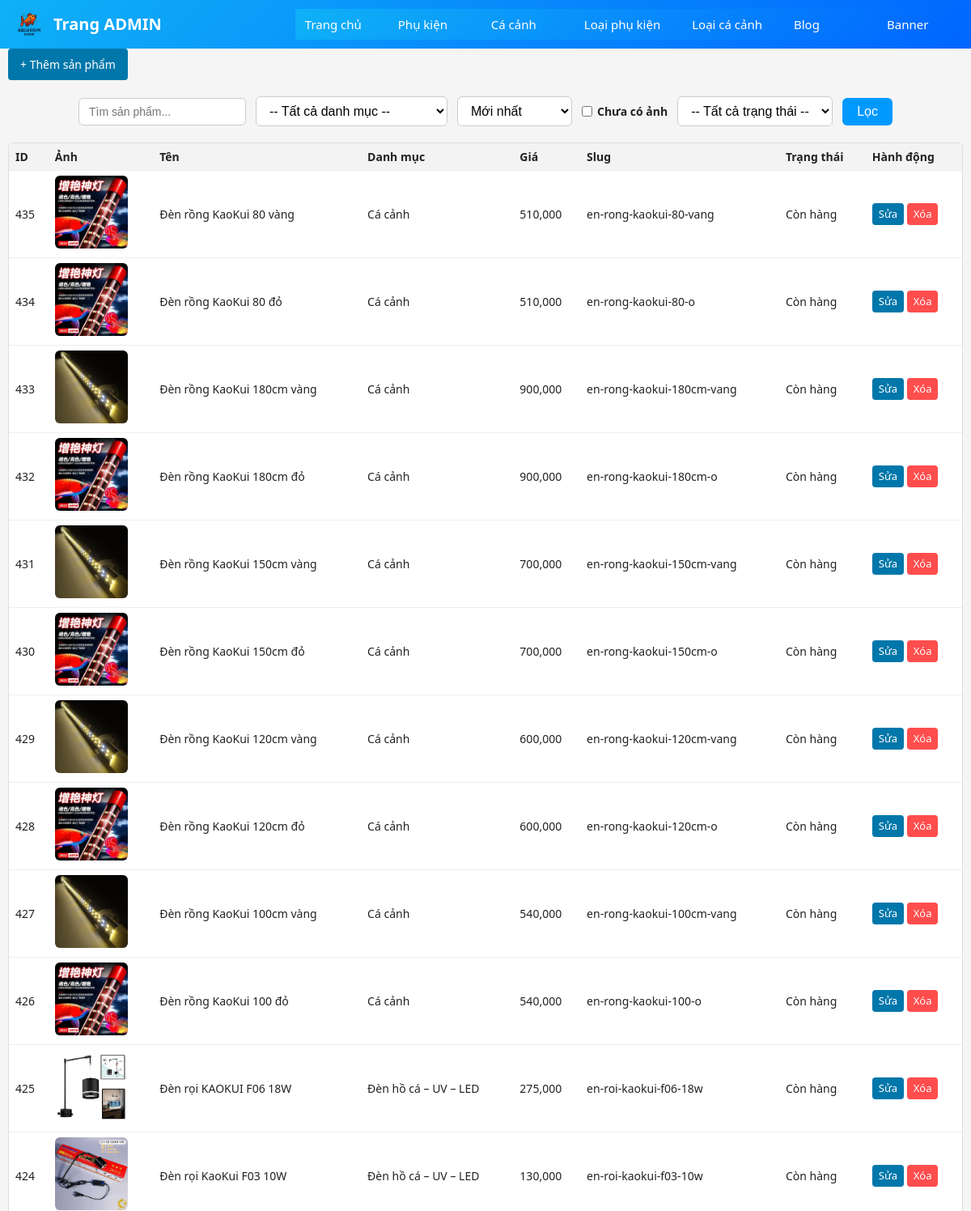
The page /admin/products.php?page=2 (signed in, upper part) on the database as committed earlier.
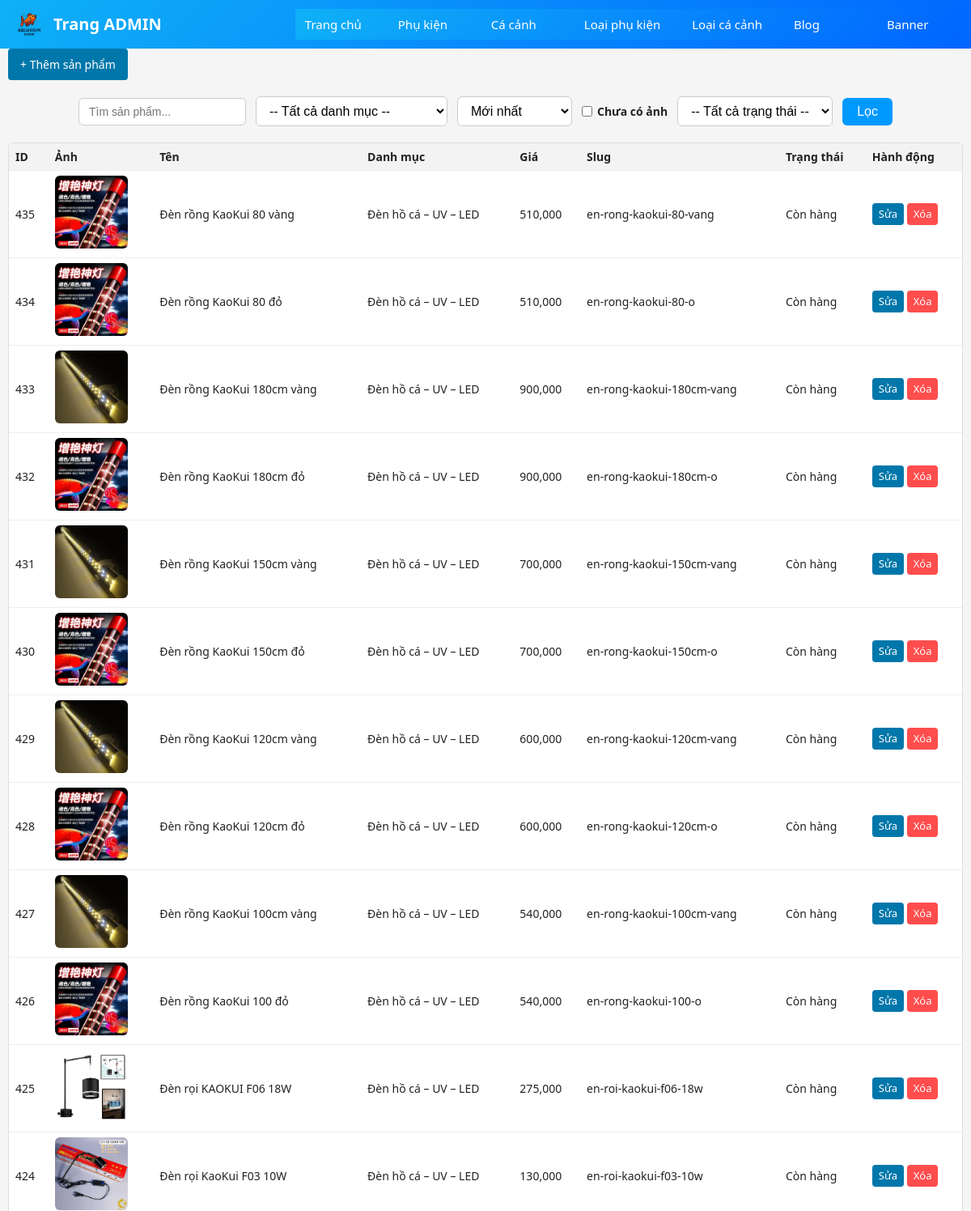
The same page on the database as committed later.
### tables this page shows
CREATE TABLE IF NOT EXISTS `products` (
  `id` int NOT NULL AUTO_INCREMENT,
  `category_id` int NOT NULL,
  `name` varchar(255) NOT NULL,
  `slug` varchar(191) NOT NULL,
  `price` int DEFAULT '0',
  `thumbnail` varchar(255) DEFAULT NULL,
  `description` text,
  `created_at` timestamp NULL DEFAULT CURRENT_TIMESTAMP,
  `status` tinyint(1) NOT NULL DEFAULT '1',
  PRIMARY KEY (`id`),
  UNIQUE KEY `slug` (`slug`),
  KEY `category_id` (`category_id`)
);

CREATE TABLE IF NOT EXISTS `categories` (
  `id` int NOT NULL AUTO_INCREMENT,
  `name` varchar(255) NOT NULL,
  `slug` varchar(191) NOT NULL,
  PRIMARY KEY (`id`),
  UNIQUE KEY `slug` (`slug`)
);

### admin/products.php (the view, shortened to what this page needs)
<?php
include __DIR__ . '/../includes/db.php';
$searchKeyword      = isset($_GET['keyword']) ? trim($_GET['keyword']) : '';
$sortOption         = isset($_GET['sort']) ? $_GET['sort'] : 'newest';
$filterNoImage      = isset($_GET['no_image']) ? (int)$_GET['no_image'] : 0;
$filterStatus       = isset($_GET['status']) ? (int)$_GET['status'] : -1;
$currentFilters     = $_GET;
$returnQuery = http_build_query($currentFilters);
$limit = 20;
$page = isset($_GET['page']) ? (int) $_GET['page'] : 1;
$offset = ($page - 1) * $limit;
$orderBy = "p.created_at DESC";
$sql = "SELECT p.*, c.name AS category_name
        FROM products p
        LEFT JOIN categories c ON p.category_id = c.id
        WHERE 1";
$sql .= " ORDER BY $orderBy LIMIT $limit OFFSET $offset";
$res = mysqli_query($conn, $sql);
?>
<?php include __DIR__ . '/admin-header.php'; ?>
<link rel="stylesheet" href="./assets/products.css">
<div class="container">
    <div style="margin-bottom: 10px;">
        <a class="btn" href="./product-form.php<?= $returnQuery ? ('?return=' . urlencode($returnQuery)) : '' ?>">+ Thêm sản phẩm</a>
    </div>
<div class="filter-box">
  <form method="get" id="filterForm">
    <div class="filter-row">
      <div class="filter-item">
        <input
          type="text"
          name="keyword"
          placeholder="Tìm sản phẩm..."
          value="<?= htmlspecialchars($searchKeyword) ?>"
        >
      </div>
      <div class="filter-item">
        <select name="category_id" onchange="filterForm.submit()">
          <option value="0">-- Tất cả danh mục --</option>
        </select>
      </div>
      <div class="filter-item">
        <select name="sort" onchange="filterForm.submit()">
          <option value="newest"      <?= $sortOption=='newest'?'selected':'' ?>>Mới nhất</option>
        </select>
      </div>
      <div class="filter-item" style="display:flex; align-items:center; gap:6px;">
        <input type="checkbox" id="no_image" name="no_image" value="1" <?= $filterNoImage ? 'checked' : '' ?> onchange="filterForm.submit()">
        <label for="no_image" style="margin:0;">Chưa có ảnh</label>
      </div>
      <div class="filter-item">
        <select name="status" onchange="filterForm.submit()">
          <option value="-1" <?= $filterStatus===-1 ? 'selected' : '' ?>>-- Tất cả trạng thái --</option>
        </select>
      </div>
      <button class="btn-filter" type="submit">Lọc</button>
    </div>
  </form>
</div>
    <div class="table-wrapper">
        <table class="table">
            <tr>
                <th>ID</th>
                <th>Ảnh</th>
                <th>Tên</th>
                <th>Danh mục</th>
                <th>Giá</th>
                <th>Slug</th>
                <th>Trạng thái</th>
                <th>Hành động</th>
            </tr>
            <?php while ($row = mysqli_fetch_assoc($res)): ?>
                <tr>
                    <td><?= $row['id'] ?></td>
                    <td>
                        <?php
                            $thumbnail = $row['thumbnail'];
                            if ($thumbnail) {
                        ?>
                            <img src="<?= ".".htmlspecialchars($thumbnail) ?>"
                                 alt="<?= ".".htmlspecialchars($row['name']) ?>"
                                 style="width: 90px; border-radius:6px;">
                        <?php } else { echo "N/A"; } ?>
                    </td>
                    <td><?= htmlspecialchars($row['name']) ?></td>
                    <td><?= htmlspecialchars($row['category_name'] ?? 'N/A') ?></td>
                    <td><?= number_format($row['price']) ?></td>
                    <td><?= htmlspecialchars($row['slug']) ?></td>
                    <td><?= ((int)$row['status'] === 1) ? 'Còn hàng' : 'Hết hàng' ?></td>
                    <td>
                        <a class="btn small" href="./product-form.php?id=<?= $row['id'] ?><?= $returnQuery ? ('&return=' . urlencode($returnQuery)) : '' ?>">Sửa</a>
                        <a class="btn small danger"
                           href="./products.php?delete=<?= $row['id'] ?>"
                           onclick="return confirm('Xóa sản phẩm này?');">Xóa</a>
                    </td>
                </tr>
            <?php endwhile; ?>
        </table>
    </div>
</div>

### admin/admin-header.php (shortened to what this page needs)
<?php
$logoFilePath = __DIR__ . '/../images/logo/logo.png';
$logoUrl = '../images/logo/logo.png';
if (file_exists($logoFilePath)) {
  $logoUrl .= '?v=' . filemtime($logoFilePath);
} else {
  $logoUrl = '../images/icons/icon-zalo.png';
}
?>
<!DOCTYPE html>
<html lang="vi">
<head>
  <link rel="stylesheet" href="../assets/css/style.css">
  <link rel="stylesheet" href="../assets/css/header.css">
</head>
<body>
  <header class="site-header">
    <div class="container header-inner">
      <div class="logo">
        <img src="<?= $logoUrl ?>" alt="Cửa hàng cá cảnh">
        <a href="./">Trang ADMIN</a>
      </div>
      <nav class="main-nav">
        <a href="./">Trang chủ</a>
        <a href="./products.php">Phụ kiện</a>
        <a href="./fishs.php">Cá cảnh</a>
        <a href="./categories.php">Loại phụ kiện</a>
        <a href="./fish-categories.php">Loại cá cảnh</a>
        <a href="./blog-list.php">Blog</a>
        <a href="./banner-settings.php">Banner</a>
      </nav>
    </div>
  </header>

### assets/css/style.css (style rules this page uses)
* { box-sizing: border-box; margin: 0; padding: 0; }
body { font-family: system-ui, -apple-system, BlinkMacSystemFont, "Segoe UI", sans-serif; background: #f5f5f5; color: #222; line-height: 1.5; margin: 0px; max-width: 100%; max-width: 100vw; }
a { color: inherit; text-decoration: none; }
.container { width: 100%; max-width: 1280px; margin: 0 auto; padding: 0 10px; }
form { display: flex; flex-direction: column; gap: 10px; }
label { font-weight: 600; font-size: 14px; }
input[type="text"], input[type="password"], input[type="number"], textarea, select { width: 100%; max-width: 100%; padding: 8px 10px; border-radius: 4px; border: 1px solid #ccc; font-size: 14px; }
.btn, button { display: inline-block; padding: 9px 15px; border: none; background: #0077aa; color: #fff; border-radius: 4px; cursor: pointer; font-size: 14px; }
.table-wrapper { width: 100%; overflow-x: auto; background: #fff; border-radius: 6px; border: 1px solid #ddd; margin-top: 15px; }
.table { width: 100%; border-collapse: collapse; min-width: 600px; }
.table th, .table td { border-bottom: 1px solid #eee; padding: 6px 8px; font-size: 14px; text-align: left; }
.table th { background: #f3f3f3; font-weight: 600; }
button, input, select, textarea, a { -webkit-text-size-adjust: 100%; font-size: 16px; }

### assets/css/header.css (style rules this page uses)
.site-header { background: linear-gradient(135deg, #0fb1f7 0%, #0066ff 100%); color: #fff; }
.header-inner { display: flex; align-items: center; justify-content: space-between; padding: 10px 16px; gap: 12px; }
.logo { display: flex; align-items: center; gap: 10px; }
.logo img { width: 40px; height: auto; }
.logo a { font-size: 20px; font-weight: bold; color: #fff; }
.main-nav { z-index: 10; display: flex; gap: 15px; background: linear-gradient(135deg, #0fb1f7 0%, #0066ff 100%); }
.main-nav a, .main-nav .dropdown-toggle { color: #fff; font-size: 15px; padding: 8px 12px; border-radius: 4px; min-width: 100px; text-align: center; background: transparent; border: none; cursor: pointer; display: inline-flex; align-items: center; gap: 6px; }

### admin/assets/products.css (style rules this page uses)
.btn.small { padding: 4px 8px; font-size: 13px; }
.btn.danger { background: #ff4d4d; }
.filter-box { width: 100%; margin: 20px auto; text-align: center; }
.filter-row { display: flex; justify-content: center; align-items: center; gap: 12px; flex-wrap: wrap; }
.filter-item select, .filter-item input { padding: 8px 12px; border: 1px solid #ccc; border-radius: 6px; background: white; outline: none; }
.btn-filter { padding: 8px 18px; background: #0099ff; border: none; border-radius: 6px; color: white; cursor: pointer; transition: 0.2s; }

Rows that differ between the two databases and show on the page:
changed products "Đèn rồng KaoKui 80 vàng": category.name "Cá cảnh" → "Đèn hồ cá – UV – LED"
changed products "Đèn rồng KaoKui 80 đỏ": category.name "Cá cảnh" → "Đèn hồ cá – UV – LED"
changed products "Đèn rồng KaoKui 180cm vàng": category.name "Cá cảnh" → "Đèn hồ cá – UV – LED"
changed products "Đèn rồng KaoKui 180cm đỏ": category.name "Cá cảnh" → "Đèn hồ cá – UV – LED"
changed products "Đèn rồng KaoKui 150cm vàng": category.name "Cá cảnh" → "Đèn hồ cá – UV – LED"
changed products "Đèn rồng KaoKui 150cm đỏ": category.name "Cá cảnh" → "Đèn hồ cá – UV – LED"
changed products "Đèn rồng KaoKui 120cm vàng": category.name "Cá cảnh" → "Đèn hồ cá – UV – LED"
changed products "Đèn rồng KaoKui 120cm đỏ": category.name "Cá cảnh" → "Đèn hồ cá – UV – LED"
changed products "Đèn rồng KaoKui 100cm vàng": category.name "Cá cảnh" → "Đèn hồ cá – UV – LED"
changed products "Đèn rồng KaoKui 100 đỏ": category.name "Cá cảnh" → "Đèn hồ cá – UV – LED"
